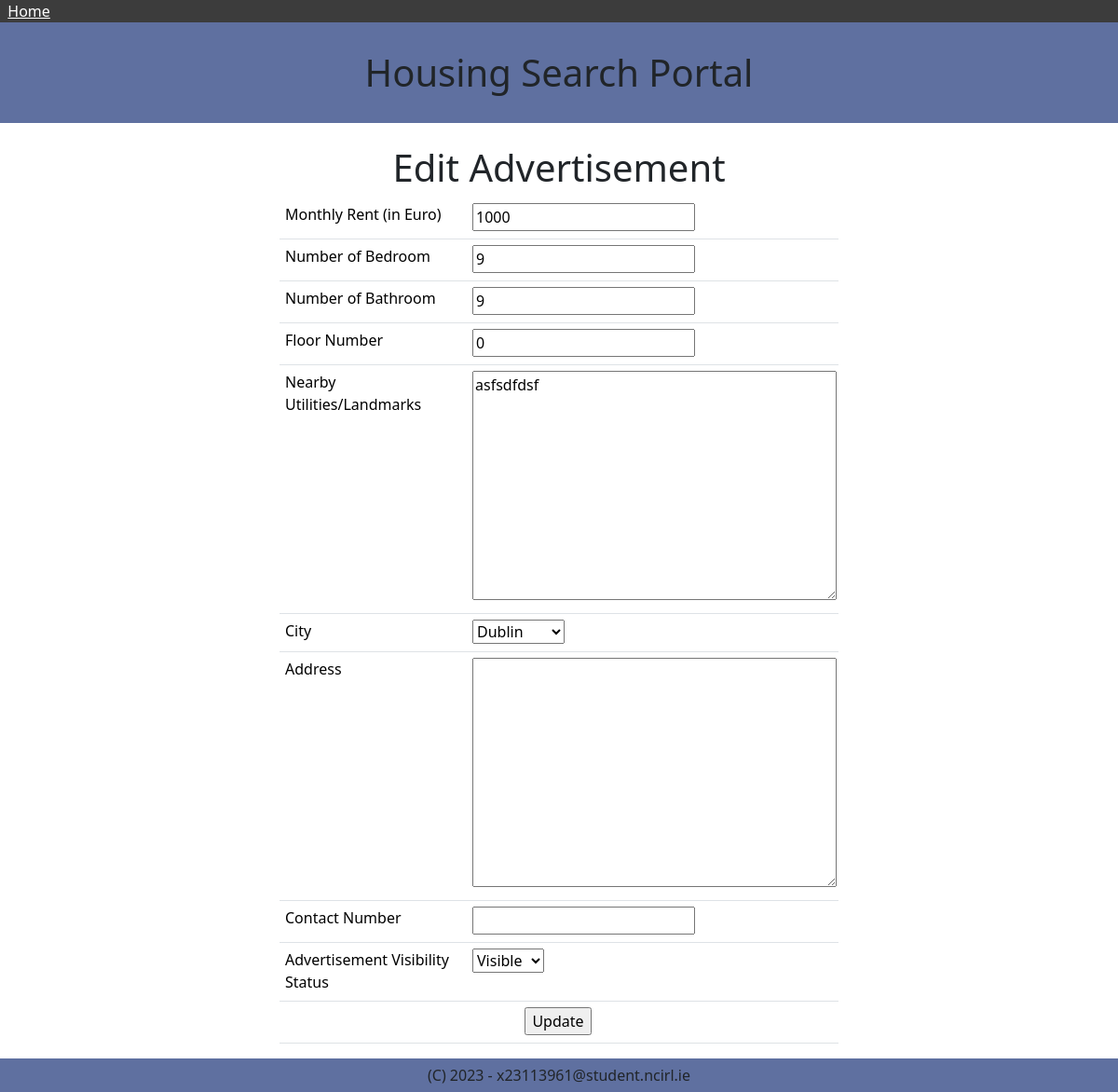
Page /houseadvertisement/3 on the committed database.
### housingapp/models.py (models this page shows, shortened)
class HouseAdvertisement(models.Model):
    rent_per_month = models.PositiveIntegerField()
    number_of_bedroom = models.PositiveIntegerField()
    number_of_bathroom = models.PositiveIntegerField()
    floor_number = models.IntegerField()
    nearby_utilities_landmarks = models.CharField(max_length=500)
    user = models.ForeignKey(User,on_delete=models.CASCADE)
    city = models.ForeignKey(City,on_delete=models.CASCADE)
    address = models.CharField(max_length=200)
    advertisement_visibility = models.IntegerField(choices=advertisement_visibility)
    contact_no = models.CharField(max_length=20)

### housingapp/views.py (the view, shortened to what this page needs)
@require_http_methods(["GET", "POST"]) #NOSONAR
def houseadvertisement_existing(request, houseadvertisement_id):
    if request.method == 'GET':
        try:
            houseadvertisement = HouseAdvertisement.objects.get(pk=houseadvertisement_id) # pylint: disable=no-member
            form = HouseAdvertisementForm(instance=houseadvertisement)
        except HouseAdvertisement.DoesNotExist as e: # pylint: disable=no-member
            raise Http404("House Advertisement does not exist") from e
        context = {'form': form, 'id': houseadvertisement_id}
        return render(request, HOUSE_ADVERTISEMENT_TEMPLATE, context)

### housingapp/models.py (called while the page is built)
    def __str__(self):
        return str(self.name)

### housingapp/templates/housingapp/houseadvertisement.html (shortened to what this page needs)
{% extends "housingapp/base_generic.html" %}
{% block content %}
    <div class="center-div">
        <h1>
            {% if not view %}
                {% if id %}
                    Edit Advertisement
                {% else %}
                    Add Advertisement
                {% endif %}
            {% else %}
                Advertisement
            {% endif %}
        </h1>
        <div class="left-manner-div">
            <form action='' method='post'>
                <table class="table">
                    {% if not view %}
                        <tr>
                            <td>Monthly Rent (in Euro)</td>
                            <td>
                                {{ form.rent_per_month }}
                            </td>
                        </tr>
                        <tr>
                            <td>Number of Bedroom</td>
                            <td>
                                {{ form.number_of_bedroom }}
                            </td>
                        </tr>
                        <tr>
                            <td>Number of Bathroom</td>
                            <td>
                                {{ form.number_of_bathroom }}
                            </td>
                        </tr>
                        <tr>
                            <td>Floor Number</td>
                            <td>
                                {{ form.floor_number }}
                            </td>
                        </tr>
                        <tr>
                            <td>Nearby Utilities/Landmarks</td>
                            <td>
                                {{ form.nearby_utilities_landmarks }}
                            </td>
                        </tr>
                        <tr>
                            <td>City</td>
                            <td>{{ form.city }}</td>
                        </tr>
                        <tr>
                            <td>Address</td>
                            <td>
                                {{ form.address }}
                            </td>
                        </tr>
                        <tr>
                            <td>Contact Number</td>
                            <td>
                                {{ form.contact_no }}
                            </td>
                        </tr>
                    {% endif %}
                    {% if not view %}
                        <tr>
                            <td>Advertisement Visibility Status</td>
                            <td>{{ form.advertisement_visibility }}</td>
                        </tr>
                        <tr>
                            <td colspan='2' style='text-align: center;'>
                                {% if id %}
                                    <input type="submit" value="Update">
                                {% else %}
                                    <input type="submit" value="Save">
                                {% endif %}
                            </td>
                        </tr>
                    {% endif %}
                </table>
            </form>
        </div>
    </div>
{% endblock content %}

### housingapp/templates/housingapp/houseadvertisement.html (style rules this page uses)
.center-div { text-align: center; padding-top: 2%; }
.left-manner-div { margin: 0 auto; width: 50%; text-align: left; }
.table td { padding-left: 1%; padding-top: 1%; text-align: left; }

### rows in the picture
HouseAdvertisement: rent_per_month "1000", number_of_bedroom "9", number_of_bathroom "9", floor_number "0", nearby_utilities_landmarks "asfsdfdsf", city "Dublin", advertisement_visibility "Visible"
